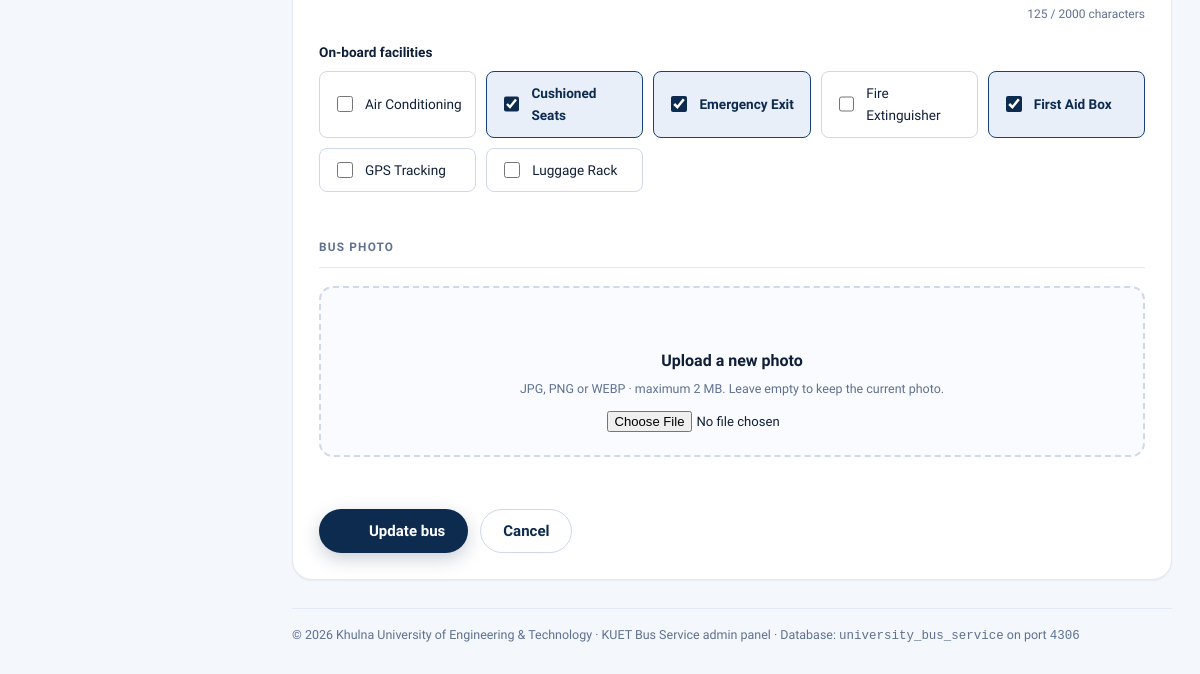
/admin/buses/edit.php?id=8 (signed in, lower part), run on an earlier commit of the app's database.
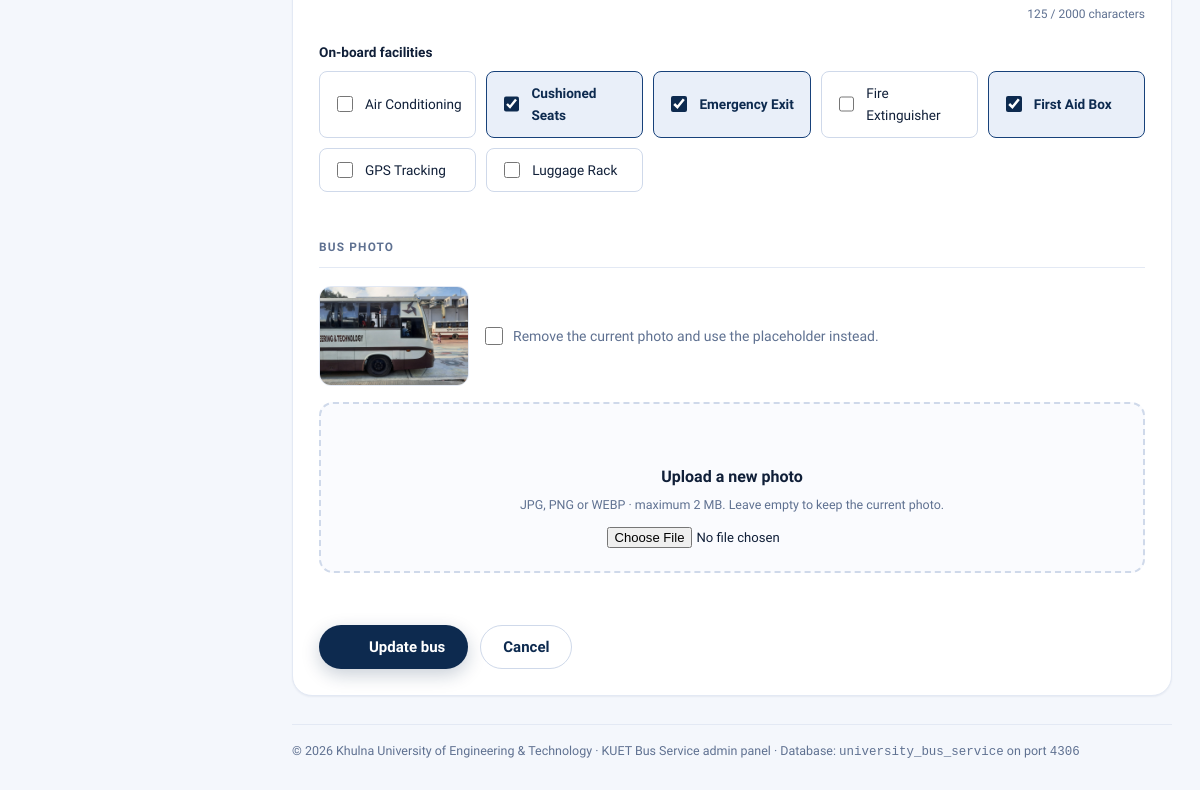
And on a later commit of the database.
### tables this page shows
CREATE TABLE `buses` (
    `id`             INT UNSIGNED NOT NULL AUTO_INCREMENT,
    `bus_name`       VARCHAR(80)  NOT NULL,        
    `reg_number`     VARCHAR(40)  NOT NULL,        
    `model`          VARCHAR(80)      NULL,
    `capacity`       SMALLINT UNSIGNED NOT NULL DEFAULT 40,
    `bus_type`       ENUM('Regular','Student Bus','Faculty Bus (AC)','Faculty Bus (Non AC)')
                     NOT NULL DEFAULT 'Regular',
    `status`         ENUM('Active','Maintenance','Inactive') NOT NULL DEFAULT 'Active',
    `driver_name`    VARCHAR(80)      NULL,
    `driver_contact` VARCHAR(20)      NULL,
    `description`    TEXT             NULL,
    `image`          VARCHAR(255)     NULL,        
    `created_at`     TIMESTAMP    NOT NULL DEFAULT CURRENT_TIMESTAMP,
    `updated_at`     TIMESTAMP    NOT NULL DEFAULT CURRENT_TIMESTAMP ON UPDATE CURRENT_TIMESTAMP,
    PRIMARY KEY (`id`),
    UNIQUE KEY `uq_buses_reg` (`reg_number`),
    KEY `idx_buses_status` (`status`),
    KEY `idx_buses_type` (`bus_type`)
);

### admin/buses/edit.php (called while the page is built, shortened)
<?php
$id      = (int) ($_SERVER['REQUEST_METHOD'] === 'POST' ? post('id', 0) : get('id', 0));
$current = $id > 0 ? fetchOne('SELECT * FROM buses WHERE id = ?', [$id]) : null;
$hasOld = !empty($_SESSION['old']);
$bus = [
    'id'             => $id,
    'bus_name'       => $hasOld ? old('bus_name')       : $current['bus_name'],
    'reg_number'     => $hasOld ? old('reg_number')     : $current['reg_number'],
    'model'          => $hasOld ? old('model')          : (string) $current['model'],
    'capacity'       => $hasOld ? old('capacity')       : $current['capacity'],
    'bus_type'       => $hasOld ? old('bus_type')       : $current['bus_type'],
    'status'         => $hasOld ? old('status')         : $current['status'],
    'driver_name'    => $hasOld ? old('driver_name')    : (string) $current['driver_name'],
    'driver_contact' => $hasOld ? old('driver_contact') : (string) $current['driver_contact'],
    'description'    => $hasOld ? old('description')    : (string) $current['description'],
    'image'          => $current['image'],
];
$formAction  = url('admin/buses/edit.php?id=' . $id);
$isEdit      = true;
require_once __DIR__ . '/../../includes/admin_header.php';
?>
<?php
require __DIR__ . '/_form.php';
require_once __DIR__ . '/../../includes/admin_footer.php';
?>

### includes/functions.php (called while the page is built, shortened)
<?php
function e($value): string
{
    return htmlspecialchars((string) $value, ENT_QUOTES | ENT_SUBSTITUTE, 'UTF-8');
}
function url(string $path = ''): string
{
    return BASE_URL . ltrim($path, '/');
}
function clean($value)
{
    return trim((string) $value);
}
function get(string $key, $default = '')
{
    return isset($_GET[$key]) ? clean($_GET[$key]) : $default;
}
function isBlank($value): bool
{
    return $value === null || trim((string) $value) === '';
}
function q(string $sql, array $params = []): PDOStatement
{
    $stmt = db()->prepare($sql);
    $stmt->execute($params);
    return $stmt;
}
function fetchOne(string $sql, array $params = []): ?array
{
    $row = q($sql, $params)->fetch();
    return $row === false ? null : $row;
}
function busImage(?string $file): string
{
    if (!isBlank($file) && is_file(UPLOAD_DIR . DIRECTORY_SEPARATOR . basename($file))) {
        return UPLOAD_URL . rawurlencode(basename($file));
    }
    return PLACEHOLDER_BUS;
}

### config/database.php (called while the page is built, shortened)
<?php
function db(): PDO
{
    static $pdo = null;
    if ($pdo instanceof PDO) {
        return $pdo;
    }
    $dsn = 'mysql:host=' . DB_HOST . ';port=' . DB_PORT . ';dbname=' . DB_NAME . ';charset=' . DB_CHARSET;
    $options = [
        PDO::ATTR_ERRMODE            => PDO::ERRMODE_EXCEPTION,
        PDO::ATTR_DEFAULT_FETCH_MODE => PDO::FETCH_ASSOC,
        PDO::ATTR_EMULATE_PREPARES   => false,
        PDO::ATTR_STRINGIFY_FETCHES  => false,
    ];
    try {
        $pdo = new PDO($dsn, DB_USER, DB_PASS, $options);
    } catch (PDOException $e) {
        error_log('[DB] ' . $e->getMessage());
        http_response_code(500);
        $detail = APP_DEBUG ? htmlspecialchars($e->getMessage(), ENT_QUOTES, 'UTF-8') : '';
        die(
            '<!doctype html><html lang="en"><head><meta charset="utf-8">'
            . '<meta name="viewport" content="width=device-width, initial-scale=1">'
            . '<title>Database unavailable</title>'
            . '<style>body{font-family:system-ui,Segoe UI,Arial,sans-serif;background:#f4f6fb;color:#102a53;'
            . 'display:flex;min-height:100vh;align-items:center;justify-content:center;margin:0;padding:24px}'
            . '.box{background:#fff;max-width:560px;padding:40px;border-radius:18px;'
            . 'box-shadow:0 20px 45px rgba(16,42,83,.12)}h1{margin:0 0 12px;font-size:22px}'
            . 'code{background:#eef2f9;padding:2px 6px;border-radius:6px;font-size:13px}'
            . 'li{margin-bottom:6px;line-height:1.6}</style></head><body><div class="box">'
            . '<h1>Cannot connect to the database</h1>'
            . '<p>The site could not reach the MySQL server. Please check the following:</p><ul>'
            . '<li>XAMPP &rarr; MySQL module is <strong>running</strong>.</li>'
            . '<li>MySQL is listening on port <code>' . DB_PORT . '</code>.</li>'
            . '<li>The database <code>' . DB_NAME . '</code> has been imported from '
            . '<code>database/university_bus_service.sql</code>.</li>'
            . '</ul>' . ($detail ? '<p><small>' . $detail . '</small></p>' : '')
            . '</div></body></html>'
        );
    }
    return $pdo;
}

### admin/buses/_form.php (the view, shortened to what the changed rows need)
<form class="form-card form js-validate" method="post"
      action="<?= e($formAction) ?>" enctype="multipart/form-data">
    <div class="form-section">
        <?php if ($isEdit && !isBlank($bus['image'])): ?>
            <div class="cluster mb-2" style="gap:16px;">
                <img src="<?= e(busImage($bus['image'])) ?>" alt="Current photo"
                     width="150" height="100"
                     style="width:150px;height:100px;object-fit:cover;border-radius:12px;border:1px solid var(--border);">
                <label class="check">
                    <input type="checkbox" name="remove_image" value="1">
                    <span>Remove the current photo and use the placeholder instead.</span>
                </label>
            </div>
        <?php endif; ?>
    </div>
</form>

What changed in the data, as far as the page shows it:
now on this page (row edited): buses: image (picture)
changed buses: image empty → "bus-08.jpg" (drawn)
Also different on the page:
form field remove_image: (not shown) → "☐"
text now shown: "Remove the current photo and use the placeholder instead."
